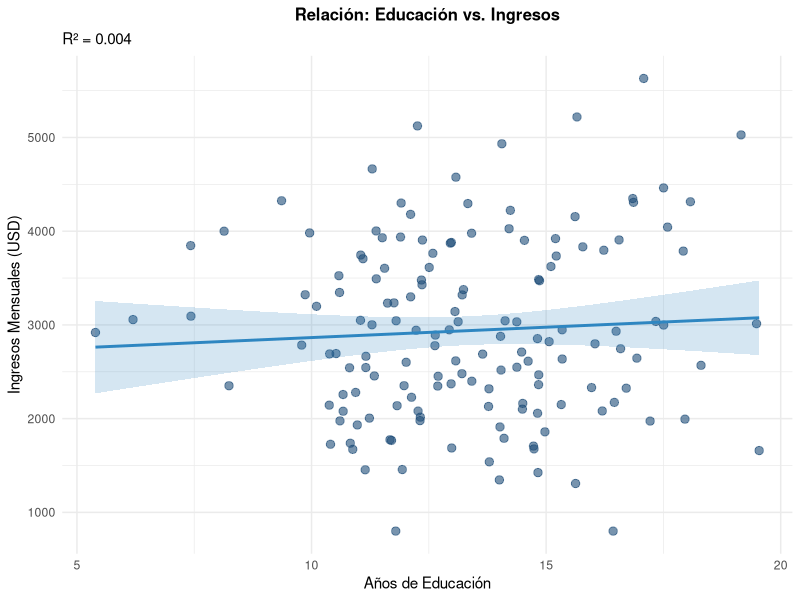
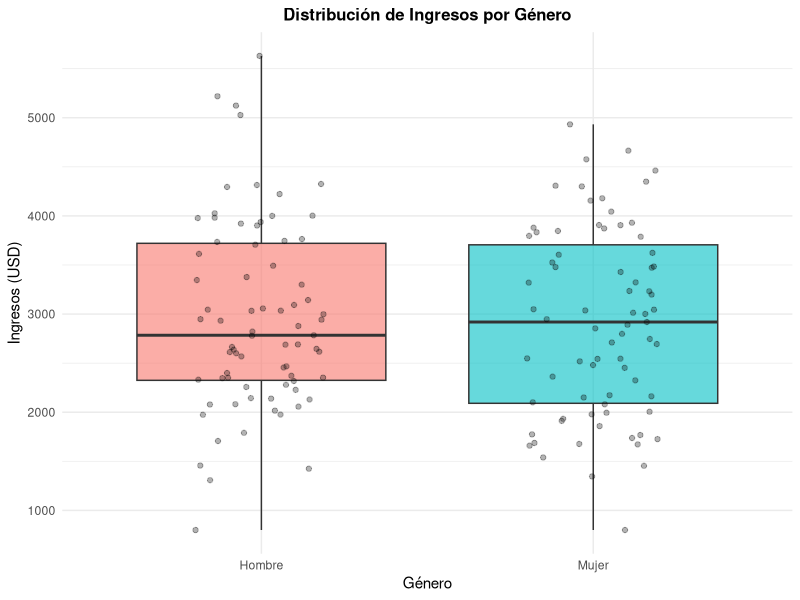
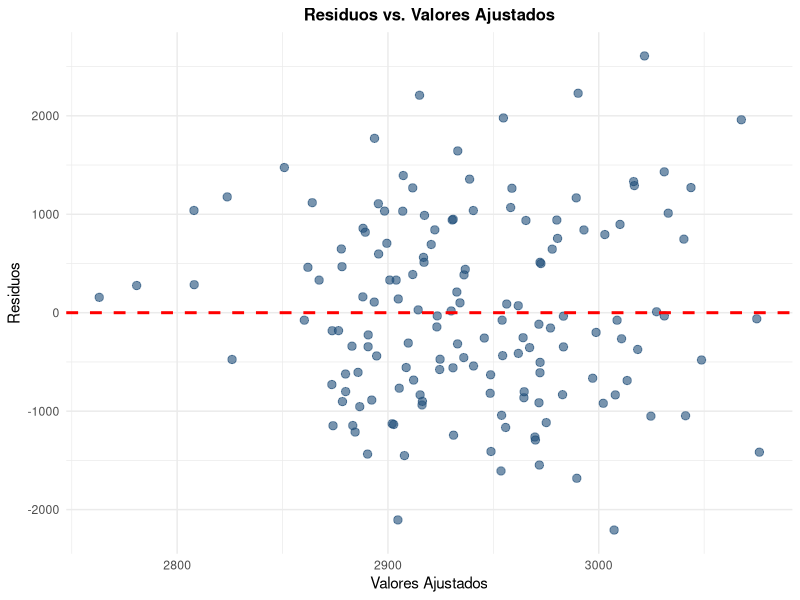
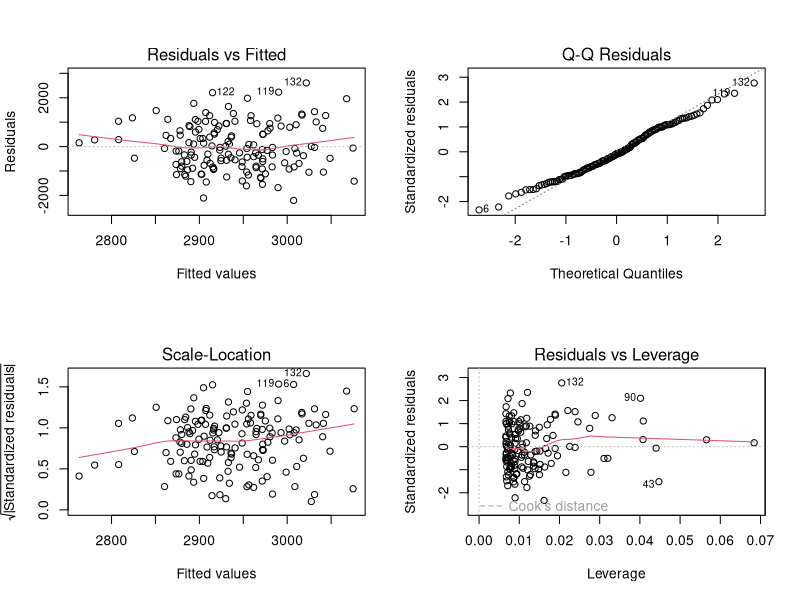

Write the R code that produced these figures, in order.
# ===== SESION 4: PRACTICA INTEGRADORA EN R (PARTE 1) =====
# Pruebas de Hipótesis y Regresión Lineal Simple
# Doctorado en Ciencias de la Complejidad Social — CICS, UDD
# Autor: Amaru Agüero
# Fecha: 26 de marzo de 2026

# Limpiar ambiente
rm(list = ls())

# ===== 0. CARGAR PAQUETES =====

library(tidyverse)
library(ggplot2)
library(lmtest)
library(car)

# ===== 1. CREAR Y EXPLORAR DATOS =====

# Fijar semilla para reproducibilidad
set.seed(2026)
n <- 150

# Crear dataset de encuesta social
datos <- data.frame(
  id = 1:n,
  ingresos = rnorm(n, mean = 2200, sd = 800) +
    seq(0, 1500, length.out = n),
  educacion = rnorm(n, mean = 13, sd = 3),
  genero = sample(c("Hombre", "Mujer"), n, replace = TRUE,
                  prob = c(0.52, 0.48)),
  region = sample(c("Norte", "Centro", "Sur"), n, replace = TRUE),
  empleo = sample(c("Empleado", "Desempleado"), n, replace = TRUE,
                  prob = c(0.85, 0.15)),
  satisfaccion = sample(1:5, n, replace = TRUE)
)

# Asegurar ingresos positivos
datos$ingresos <- pmax(datos$ingresos, 800)

# Exploración inicial
cat("===== EXPLORACION INICIAL =====\n\n")
dim(datos)
str(datos)
summary(datos)
head(datos, 10)

# ===== 2. ESTADISTICA DESCRIPTIVA =====

cat("\n===== ESTADISTICA DESCRIPTIVA =====\n\n")

# Resumen por género
cat("Resumen por género:\n")
print(
  datos %>%
    group_by(genero) %>%
    summarise(
      n = n(),
      media_ingresos = mean(ingresos),
      sd_ingresos = sd(ingresos),
      media_educacion = mean(educacion),
      .groups = 'drop'
    )
)

# Resumen por empleo
cat("\nResumen por estado de empleo:\n")
print(
  datos %>%
    group_by(empleo) %>%
    summarise(
      n = n(),
      media_ingresos = mean(ingresos),
      sd_ingresos = sd(ingresos),
      .groups = 'drop'
    )
)

# Tablas de frecuencia
cat("\nDistribución por género:\n")
print(table(datos$genero))

cat("\nDistribución por región:\n")
print(table(datos$region))

cat("\nTabla cruzada: género vs región\n")
print(table(datos$genero, datos$region))

# ===== 3. PRUEBAS DE HIPOTESIS: T-TEST =====

cat("\n===== PRUEBAS T: COMPARACION DE MEDIAS =====\n\n")

# 3.1 Diferencia de ingresos por género
cat("Pregunta 1: ¿Hay diferencia de ingresos entre hombres y mujeres?\n")
cat("H0: µ_Hombre = µ_Mujer\n")
cat("Ha: µ_Hombre ≠ µ_Mujer\n\n")

resultado_t_genero <- t.test(ingresos ~ genero, data = datos)
print(resultado_t_genero)

# Interpretación
cat("\nInterpretación:\n")
if (resultado_t_genero$p.value < 0.05) {
  cat("p-value =", round(resultado_t_genero$p.value, 4), "< 0.05\n")
  cat("RECHAZAMOS H0: Sí hay diferencia significativa.\n")
} else {
  cat("p-value =", round(resultado_t_genero$p.value, 4), ">= 0.05\n")
  cat("NO RECHAZAMOS H0: No hay diferencia significativa.\n")
}

# 3.2 Diferencia de ingresos por empleo
cat("\n\nPregunta 2: ¿Hay diferencia de ingresos por estado de empleo?\n")
cat("H0: µ_Empleado = µ_Desempleado\n\n")

resultado_t_empleo <- t.test(ingresos ~ empleo, data = datos)
print(resultado_t_empleo)

cat("\nInterpretación:\n")
if (resultado_t_empleo$p.value < 0.05) {
  cat("p-value < 0.05: RECHAZAMOS H0\n")
  cat("Hay diferencia significativa en ingresos por empleo.\n")
} else {
  cat("p-value >= 0.05: NO RECHAZAMOS H0\n")
}

# ===== 4. PRUEBA DE PROPORCIONES =====

cat("\n===== PRUEBA DE PROPORCIONES =====\n\n")

# 4.1 ¿Proporción de mujeres = 0.5?
cat("Pregunta 3: ¿Es la proporción de mujeres igual a 0.5?\n")
cat("H0: p = 0.5\n")
cat("Ha: p ≠ 0.5\n\n")

tabla_genero <- table(datos$genero)
print(tabla_genero)

n_mujeres <- tabla_genero["Mujer"]
n_total <- sum(tabla_genero)
prop_mujeres <- n_mujeres / n_total

resultado_prop_genero <- prop.test(n_mujeres, n_total, p = 0.5)
print(resultado_prop_genero)

cat("\nProporción observada de mujeres:", round(prop_mujeres, 3), "\n")
if (resultado_prop_genero$p.value < 0.05) {
  cat("p-value < 0.05: Proporción significativamente diferente de 0.5\n")
} else {
  cat("p-value >= 0.05: Proporción no diferente de 0.5\n")
}

# 4.2 ¿Proporción de desempleados = 0.15?
cat("\n\nPregunta 4: ¿Es la proporción de desempleados igual a 0.15?\n")

tabla_empleo <- table(datos$empleo)
n_desempleados <- tabla_empleo["Desempleado"]
prop_desempleados <- n_desempleados / n_total

resultado_prop_empleo <- prop.test(n_desempleados, n_total, p = 0.15)
print(resultado_prop_empleo)

# ===== 5. PRUEBA CHI-CUADRADO =====

cat("\n===== PRUEBA CHI-CUADRADO: INDEPENDENCIA =====\n\n")

# 5.1 Género y región
cat("Pregunta 5: ¿Son género y región independientes?\n")
cat("H0: Género y región son independientes\n")
cat("Ha: Género y región están asociados\n\n")

tabla_genero_region <- table(datos$genero, datos$region)
print(tabla_genero_region)

resultado_chi_gr <- chisq.test(tabla_genero_region)
print(resultado_chi_gr)

cat("\nFrecuencias esperadas:\n")
print(round(resultado_chi_gr$expected, 2))

if (resultado_chi_gr$p.value < 0.05) {
  cat("\np-value < 0.05: RECHAZAMOS H0\n")
  cat("Género y región ESTÁN ASOCIADOS.\n")
} else {
  cat("\np-value >= 0.05: NO RECHAZAMOS H0\n")
  cat("Género y región SON INDEPENDIENTES.\n")
}

# 5.2 Empleo y región
cat("\n\nPregunta 6: ¿Están asociados empleo y región?\n")

tabla_empleo_region <- table(datos$empleo, datos$region)
print(tabla_empleo_region)

resultado_chi_er <- chisq.test(tabla_empleo_region)
print(resultado_chi_er)

# ===== 6. REGRESION LINEAL SIMPLE =====

cat("\n===== REGRESION LINEAL SIMPLE =====\n\n")

# 6.1 Modelo: ingresos ~ educacion
cat("Pregunta 7: ¿Cómo se relacionan ingresos y educación?\n")
cat("Modelo: ingresos = β0 + β1*educacion + u\n\n")

modelo1 <- lm(ingresos ~ educacion, data = datos)
print(summary(modelo1))

# Extraer coeficientes
coef_const <- coef(modelo1)[1]
coef_edu <- coef(modelo1)[2]

cat("\n===== INTERPRETACION DEL MODELO =====\n\n")

cat("Ecuación estimada:\n")
cat("ingresos = ", round(coef_const, 2), " + ",
    round(coef_edu, 2), " * educacion\n\n")

cat("Interpretación de coeficientes:\n")
cat("- Intercepto (β0):", round(coef_const, 2), "USD\n")
cat("  Ingreso estimado cuando educación = 0 años\n\n")

cat("- Pendiente (β1):", round(coef_edu, 2), "USD/año\n")
cat("  Cada año adicional de educación se asocia con\n")
cat("  ", round(coef_edu, 2), "USD adicionales en ingreso\n\n")

# Significancia
pvalue_edu <- summary(modelo1)$coefficients[2, 4]
cat("p-value de educación:", round(pvalue_edu, 4), "\n")
if (pvalue_edu < 0.05) {
  cat("La educación ES significativa (***)\n")
} else {
  cat("La educación NO es significativa\n")
}

# R-squared
r2 <- summary(modelo1)$r.squared
r2_adj <- summary(modelo1)$adj.r.squared

cat("\nBondad de ajuste:\n")
cat("R²:", round(r2, 3),
    "→ Educación explica el", round(r2*100, 1), "% de la varianza en ingresos\n")
cat("R² ajustado:", round(r2_adj, 3), "\n")

# Predicción
cat("\n\nPredicciones del modelo:\n")
predicciones <- data.frame(
  educacion = c(10, 12, 14, 16),
  ingreso_predicho = predict(modelo1, newdata = data.frame(
    educacion = c(10, 12, 14, 16)))
)
print(predicciones)

# ===== 7. DIAGNOSTICOS DEL MODELO =====

cat("\n===== DIAGNOSTICOS Y VALIDACION DE SUPUESTOS =====\n\n")

residuos1 <- residuals(modelo1)
ajustados1 <- fitted(modelo1)

# 7.1 Normalidad (Shapiro-Wilk)
cat("Supuesto 1: NORMALIDAD DE RESIDUOS\n")
cat("H0: Los residuos provienen de una distribución normal\n\n")

test_shapiro <- shapiro.test(residuos1)
print(test_shapiro)

if (test_shapiro$p.value > 0.05) {
  cat("p-value > 0.05: NO RECHAZAMOS H0\n")
  cat("Los residuos SON aproximadamente normales ✓\n")
} else {
  cat("p-value < 0.05: RECHAZAMOS H0\n")
  cat("Posible VIOLACION de normalidad\n")
}

# 7.2 Homocedasticidad (Breusch-Pagan)
cat("\n\nSupuesto 2: HOMOCEDASTICIDAD (varianza constante)\n")
cat("H0: La varianza de residuos es constante\n\n")

test_bp <- bptest(modelo1)
print(test_bp)

if (test_bp$p.value > 0.05) {
  cat("p-value > 0.05: NO RECHAZAMOS H0\n")
  cat("La varianza ES aproximadamente constante ✓\n")
} else {
  cat("p-value < 0.05: RECHAZAMOS H0\n")
  cat("Evidencia de HETEROSCEDASTICIDAD\n")
}

# 7.3 Resumen diagnóstico
cat("\n\nRESUMEN DIAGNOSTICO:\n")
cat("Supuesto        | Estado     | p-value\n")
cat("Normalidad      |",
    if(test_shapiro$p.value > 0.05) "✓ Cumplido" else "✗ Violado",
    " |", round(test_shapiro$p.value, 4), "\n")
cat("Homocedasticidad|",
    if(test_bp$p.value > 0.05) "✓ Cumplido" else "✗ Violado",
    " |", round(test_bp$p.value, 4), "\n")

# ===== 8. VISUALIZACIONES =====

cat("\n===== GRAFICOS Y VISUALIZACIONES =====\n\n")

# 8.1 Scatter plot con regresión
grafico1 <- ggplot(datos, aes(x = educacion, y = ingresos)) +
  geom_point(color = "#1F4E79", alpha = 0.6, size = 2.5) +
  geom_smooth(method = "lm", se = TRUE,
              color = "#2E86C1", fill = "#2E86C1", alpha = 0.2) +
  labs(
    title = "Relación: Educación vs. Ingresos",
    subtitle = paste0("R² = ", round(r2, 3)),
    x = "Años de Educación",
    y = "Ingresos Mensuales (USD)"
  ) +
  theme_minimal() +
  theme(plot.title = element_text(hjust = 0.5, size = 12, face = "bold"))

# 8.2 Boxplot por género
grafico2 <- ggplot(datos, aes(x = genero, y = ingresos, fill = genero)) +
  geom_boxplot(alpha = 0.6) +
  geom_jitter(width = 0.2, alpha = 0.3) +
  labs(
    title = "Distribución de Ingresos por Género",
    x = "Género",
    y = "Ingresos (USD)"
  ) +
  theme_minimal() +
  theme(
    plot.title = element_text(hjust = 0.5, size = 12, face = "bold"),
    legend.position = "none"
  )

# 8.3 Residuos vs ajustados
df_diag <- data.frame(
  ajustados = ajustados1,
  residuos = residuos1
)

grafico3 <- ggplot(df_diag, aes(x = ajustados, y = residuos)) +
  geom_point(color = "#1F4E79", alpha = 0.6, size = 2.5) +
  geom_hline(yintercept = 0, linetype = "dashed", color = "red", size = 1) +
  labs(
    title = "Residuos vs. Valores Ajustados",
    x = "Valores Ajustados",
    y = "Residuos"
  ) +
  theme_minimal() +
  theme(plot.title = element_text(hjust = 0.5, size = 12, face = "bold"))

# Mostrar gráficos
print(grafico1)
print(grafico2)
print(grafico3)

# Gráficos diagnósticos automáticos
cat("\nGráficos diagnósticos automáticos del modelo:\n")
par(mfrow = c(2, 2))
plot(modelo1)
par(mfrow = c(1, 1))

# ===== 9. EJERCICIO INTEGRADOR =====

cat("\n===== EJERCICIO INTEGRADOR: ANALISIS COMPLETO =====\n\n")

cat("A. PRUEBAS DE HIPOTESIS APLICADAS:\n")
cat("   1. t-test género: p-value =", round(resultado_t_genero$p.value, 4), "\n")
cat("   2. t-test empleo: p-value =", round(resultado_t_empleo$p.value, 4), "\n")
cat("   3. prop.test mujeres: p-value =", round(resultado_prop_genero$p.value, 4), "\n")
cat("   4. chi-square género-región: p-value =", round(resultado_chi_gr$p.value, 4), "\n\n")

cat("B. MODELO DE REGRESION:\n")
cat("   Ecuación: ingresos =", round(coef_const, 2), "+",
    round(coef_edu, 2), "*educacion\n")
cat("   R²:", round(r2, 3), "(explica", round(r2*100, 1), "% de varianza)\n")
cat("   Significancia β1: p-value =", round(pvalue_edu, 4), "\n\n")

cat("C. VALIDACION DE SUPUESTOS:\n")
cat("   Normalidad (Shapiro): p-value =", round(test_shapiro$p.value, 4), "\n")
cat("   Homocedasticidad (BP): p-value =", round(test_bp$p.value, 4), "\n\n")

cat("D. CONCLUSIONES:\n")
cat("   - Educación es un factor significativo en explicar ingresos\n")
cat("   - Cada año de educación adicional se asocia con",
    round(coef_edu, 2), "USD más\n")
cat("   - El modelo cumple aproximadamente con los supuestos OLS\n")
cat("   - Hay variabilidad no explicada por educación solo\n")

# ===== FIN DEL SCRIPT =====

cat("\n\n===== FIN DEL ANALISIS =====\n")
cat("Script completado:", format(Sys.time(), "%Y-%m-%d %H:%M:%S"), "\n")
